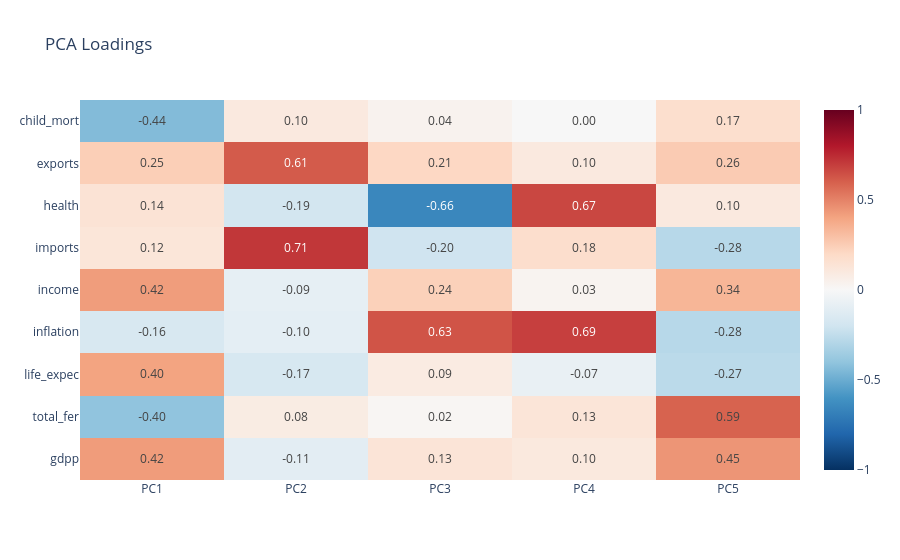

Notebook code for this chart:
### Code cell
loadings = pd.DataFrame(
    pca.components_.T,
    columns=[f'PC{i+1}' for i in range(N)],
    index=X.columns
)
print("PCA Loadings (how each original feature contributes to each PC):")
print(loadings.round(3))

# Heatmap version for easier reading
fig = px.imshow(
    loadings, text_auto='.2f', aspect='auto',
    color_continuous_scale='RdBu_r', zmin=-1, zmax=1,
    title='PCA Loadings'
)
fig.show()

### Figure 1 — Plotly figure (JSON) as saved in the notebook; plotly's stock layout.template omitted (floating-point values rounded to 4 significant figures)
{"data": [{"coloraxis": "coloraxis", "hovertemplate": "x: %{x}<br>y: %{y}<br>color: %{z}<extra></extra>", "name": "0", "texttemplate": "%{z:.2f}", "type": "heatmap", "x": ["PC1", "PC2", "PC3", "PC4", "PC5"], "xaxis": "x", "y": ["child_mort", "exports", "health", "imports", "income", "inflation", "life_expec", "total_fer", "gdpp"], "yaxis": "y", "z": [[-0.4386, 0.102, 0.03557, 0.0004158, 0.1704], [0.246, 0.6141, 0.2096, 0.09994, 0.2593], [0.1403, -0.1919, -0.6551, 0.6697, 0.09951], [0.1243, 0.7149, -0.2039, 0.1767, -0.2815], [0.4236, -0.08957, 0.2364, 0.02782, 0.3384], [-0.164, -0.09985, 0.6342, 0.6903, -0.2822], [0.4042, -0.1682, 0.08747, -0.0748, -0.2703], [-0.4021, 0.0818, 0.01756, 0.1298, 0.5909], [0.4249, -0.1078, 0.134, 0.1024, 0.4453]]}], "layout": {"coloraxis": {"cmax": 1, "cmin": -1, "colorscale": [[0, "rgb(5,48,97)"], [0.1, "rgb(33,102,172)"], [0.2, "rgb(67,147,195)"], [0.3, "rgb(146,197,222)"], [0.4, "rgb(209,229,240)"], [0.5, "rgb(247,247,247)"], [0.6, "rgb(253,219,199)"], [0.7, "rgb(244,165,130)"], [0.8, "rgb(214,96,77)"], [0.9, "rgb(178,24,43)"], [1, "rgb(103,0,31)"]]}, "title": {"text": "PCA Loadings"}, "xaxis": {"anchor": "y", "domain": [0, 1]}, "yaxis": {"anchor": "x", "autorange": "reversed", "domain": [0, 1]}}}
